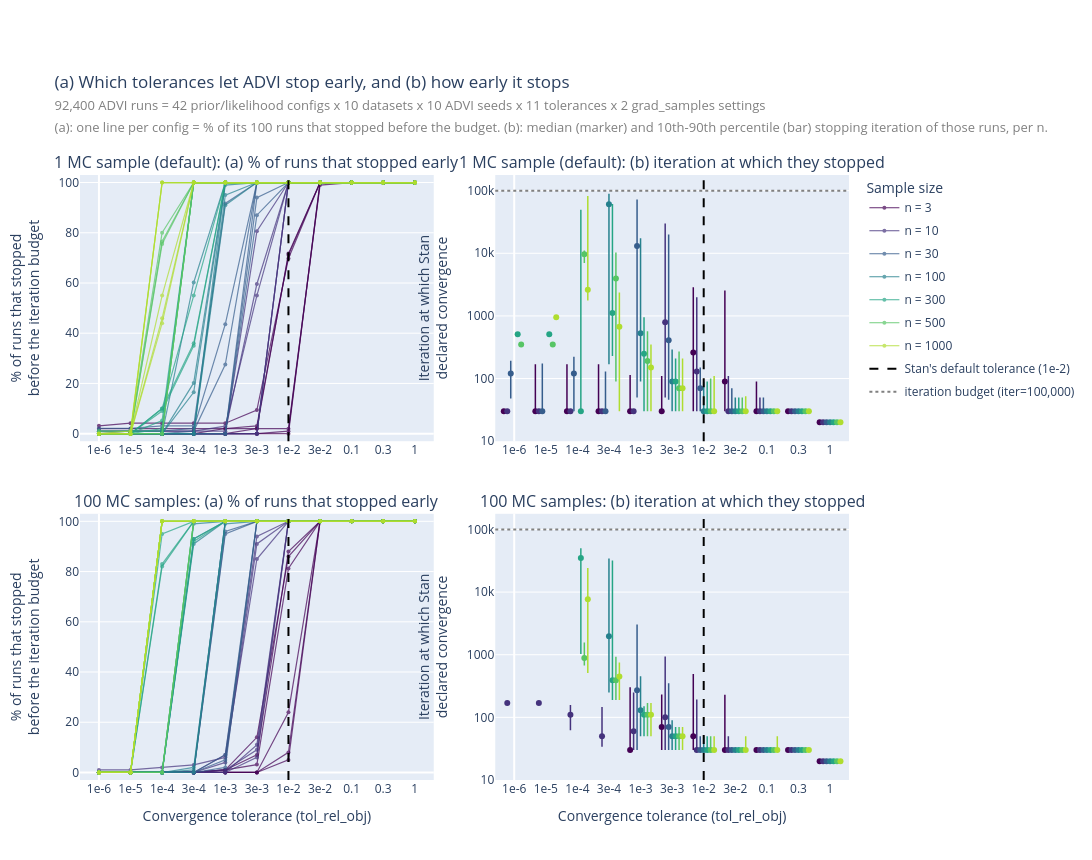

Here is the notebook cell this chart was saved with:
### Markdown cell above
**How to read the plot below.** Top row: 1 MC sample (Stan's default); bottom row: 100 MC samples. Left column (a): each thin line is one prior/likelihood config, giving the % of its 100 runs (10 datasets x 10 ADVI seeds) that stopped before the iteration budget at each tolerance; lines are colored by sample size. Right column (b): for the runs that *did* stop early, the median stopping iteration (marker) and 10th-90th percentile range (bar), per sample size.

**Takeaways.**

- **(a) Which tolerances risk early convergence depends mostly on the amount of data.** With 1 MC sample, the `n=1000` configs already stop early in 74% of runs at `tol_rel_obj=1e-4`, and the `n=500` configs in every run from `3e-4` up, while the `n=3` configs stop early in only 36% of runs at `1e-2` (and in all runs from `3e-2` up). The prior's shape barely moves the curves; the larger `sigma_like` shifts them toward tighter tolerances (e.g. at `1e-4`, 26-27% of 1-MC runs stop early with `sigma_like=2` vs. 8-9% with `sigma_like=0.5`).
- **At Stan's default `tol_rel_obj=0.01`, early stopping is the norm**, not the exception: every run with `n >= 10` stopped early, with either grad_samples setting.
- **Even a very tight tolerance isn't a guarantee.** 27 of the 16,684 runs at `tol_rel_obj <= 1e-5` (0.16%) still stopped early -- 19 of them at iteration 30, where the noisy ELBO estimate happened to barely change between the first few convergence checks.
- **(b) When it stops early, it usually stops *very* early.** Near the tolerance where early stopping sets in, the stopping iteration is widely spread (from tens to tens of thousands of iterations). Once the tolerance is `0.1` or looser, the median run stops at iteration 20-30 -- after 2-3 ELBO evaluations, out of the 10,000 the budget allows -- and 90% of runs have stopped by iteration 50. At the default `0.01` the median stopping iteration is between 30 and 260 for every `n`.
- **100 MC samples makes early stopping *more* likely at a given tolerance, not less** (e.g. at `1e-4`: 43% vs. 6% of runs for `n=300`, 100% vs. 74% for `n=1000`) -- presumably because a less noisy ELBO estimate satisfies the relative-change check sooner.

Note that "stopped early" here just means "stopped before the iteration budget"; whether stopping early hurt the approximation is what the first plot in this notebook measures, for one config.

### Code cell
from plotly.colors import sample_colorscale
from plotly.subplots import make_subplots

CONFIG_COLS = ["n_samples", "alpha_prior", "beta_prior", "sigma_like"]
ok_df = sweep_df[~sweep_df["failed"]]
runs_per_config = len(sweep_data_seeds) * len(sweep_advi_seeds)

# tolerances are half-decade spaced, so plotting against their index is
# evenly spaced in log(tol) and leaves room to offset the n groups in (b)
tol_idx = {t: i for i, t in enumerate(sweep_tols)}
default_tol_idx = tol_idx[1e-2]

# sequential colors by sample size (the factor that moves the curves most);
# stop short of viridis' pale yellow end so every line stays visible
n_colors = dict(zip(sweep_n_samples, sample_colorscale("Viridis", np.linspace(0, 0.88, len(sweep_n_samples)))))
n_offsets = dict(zip(sweep_n_samples, np.linspace(-0.33, 0.33, len(sweep_n_samples))))
gs_names = {1: "1 MC sample (default)", 100: "100 MC samples"}

# rows = grad_samples setting, columns = (a) how often / (b) how early
fig = make_subplots(
    rows=2, cols=2, shared_xaxes=True,
    vertical_spacing=0.12, horizontal_spacing=0.08,
    subplot_titles=[
        f"{gs_names[gs]}: {panel}"
        for gs in sweep_grad_samples
        for panel in ("(a) % of runs that stopped early", "(b) iteration at which they stopped")
    ],
)

for row, gs in enumerate(sweep_grad_samples, start=1):
    gs_df = ok_df[ok_df["grad_samples"] == gs]

    # (a) one thin line per prior/likelihood config, colored by n
    frac = gs_df.groupby(CONFIG_COLS + ["tol"])["stopped_early"].mean().reset_index()
    for (n, a, b, s), cfg_df in frac.groupby(CONFIG_COLS):
        cfg_df = cfg_df.sort_values("tol")
        fig.add_trace(go.Scatter(
            x=cfg_df["tol"].map(tol_idx), y=100 * cfg_df["stopped_early"],
            mode="lines+markers", line=dict(color=n_colors[n], width=1.2),
            marker=dict(size=4), opacity=0.7,
            name=f"n = {n}", legendgroup=f"n{n}",
            showlegend=(row == 1 and a == 4.0 and s == 0.5),
            customdata=cfg_df["tol"],
            hovertemplate=(
                f"{gs_names[gs]}<br>n={n}, alpha={a:g}, beta={b:g}, sigma_like={s:g}"
                "<br>tol=%{customdata:.0e}: %{y:.0f}% of runs stopped early<extra></extra>"
            ),
        ), row=row, col=1)

    # (b) among runs that DID stop early, the median stopping iteration
    # (marker) and its 10th-90th percentile range (bar), per n
    early_df = gs_df[gs_df["stopped_early"]]
    for n in sweep_n_samples:
        q = (
            early_df[early_df["n_samples"] == n].groupby("tol")["stop_iter"]
            .agg(med="median", lo=lambda v: v.quantile(0.1), hi=lambda v: v.quantile(0.9), count="size")
            .reset_index()
        )
        n_runs = len(sweep_priors) * len(sweep_sigma_likes) * runs_per_config
        fig.add_trace(go.Scatter(
            x=q["tol"].map(tol_idx) + n_offsets[n], y=q["med"], mode="markers",
            marker=dict(color=n_colors[n], size=6),
            error_y=dict(type="data", symmetric=False, array=q["hi"] - q["med"],
                         arrayminus=q["med"] - q["lo"], color=n_colors[n], thickness=1.5, width=0),
            name=f"n = {n}", legendgroup=f"n{n}", showlegend=False,
            customdata=np.stack([q["tol"], q["lo"], q["hi"], q["count"]], axis=-1),
            hovertemplate=(
                f"{gs_names[gs]}<br>n={n}, tol=%{{customdata[0]:.0e}}<br>median stop: iteration %{{y:,.0f}}"
                "<br>10th-90th pct: %{customdata[1]:,.0f} - %{customdata[2]:,.0f}"
                f"<br>%{{customdata[3]:,}} of {n_runs:,} runs stopped early<extra></extra>"
            ),
        ), row=row, col=2)

    fig.add_hline(y=ITER_CAP, line=dict(color="grey", dash="dot"), row=row, col=2)

fig.add_vline(x=default_tol_idx, line=dict(color="black", dash="dash"), row="all", col="all")
fig.add_trace(go.Scatter(
    x=[None], y=[None], mode="lines", line=dict(color="black", dash="dash"),
    name="Stan's default tolerance (1e-2)",
))
fig.add_trace(go.Scatter(
    x=[None], y=[None], mode="lines", line=dict(color="grey", dash="dot"),
    name=f"iteration budget (iter={ITER_CAP:,})",
))

fig.update_xaxes(
    tickmode="array", tickvals=list(tol_idx.values()),
    ticktext=[f"{t:g}" if t >= 0.1 else f"{t:.0e}".replace("e-0", "e-") for t in sweep_tols],
    tickangle=0, range=[-0.6, len(sweep_tols) - 0.4], showgrid=False, showticklabels=True,
)
fig.update_xaxes(title_text="Convergence tolerance (tol_rel_obj)", row=2)
fig.update_yaxes(range=[-3, 103], title_text="% of runs that stopped<br>before the iteration budget", col=1)
fig.update_yaxes(type="log", range=[1, 5.25], dtick=1, title_text="Iteration at which Stan<br>declared convergence", col=2)

n_configs = len(sweep_n_samples) * len(sweep_priors) * len(sweep_sigma_likes)
fig.update_layout(
    title=dict(
        text=(
            "(a) Which tolerances let ADVI stop early, and (b) how early it stops"
            f"<br><span style='font-size:13px;color:grey'>{len(sweep_df):,} ADVI runs = "
            f"{n_configs} prior/likelihood configs x {len(sweep_data_seeds)} datasets x {len(sweep_advi_seeds)} ADVI seeds "
            f"x {len(sweep_tols)} tolerances x 2 grad_samples settings"
            f"<br>(a): one line per config = % of its {runs_per_config} runs that stopped before the budget. "
            "(b): median (marker) and 10th-90th percentile (bar) stopping iteration of those runs, per n.</span>"
        ),
    ),
    legend=dict(title_text="Sample size", tracegroupgap=4),
    height=860, width=1300, margin=dict(t=175, b=80),
)
fig.show()
